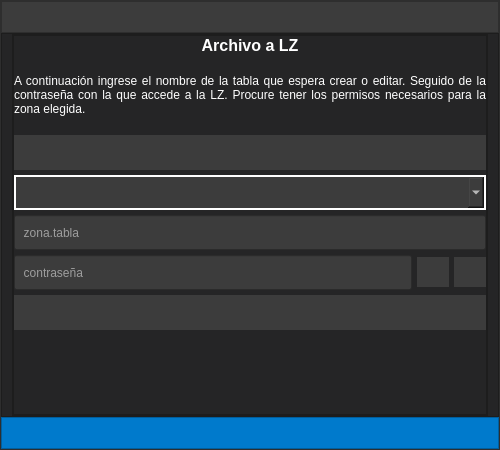
<?xml version="1.0" encoding="UTF-8"?>
<ui version="4.0">
 <class>MainWindow</class>
 <widget class="QMainWindow" name="MainWindow">
  <property name="geometry">
   <rect>
    <x>0</x>
    <y>0</y>
    <width>500</width>
    <height>450</height>
   </rect>
  </property>
  <property name="windowTitle">
   <string>MainWindow</string>
  </property>
  <widget class="QWidget" name="centralwidget">
   <property name="sizePolicy">
    <sizepolicy hsizetype="Expanding" vsizetype="Expanding">
     <horstretch>0</horstretch>
     <verstretch>0</verstretch>
    </sizepolicy>
   </property>
   <property name="styleSheet">
    <string notr="true">QFrame {
	color:#FFFFFF;
	background-color: #3c3c3c;
	opacity: 0;
}
QLineEdit {
	color:#FFFFFF;
	font: 10pt &quot;Segoe UI&quot;;
	background-color: #3c3c3c;
	opacity: 0;
}
QComboBox{
	font: 10pt &quot;Segoe UI&quot;;
	color:#FFFFFF;
	background-color: #3c3c3c;
	border: 2px solid white;
}
QPushButton{
	background-color: #000000ff;
	color:#ffffff;
	font: 9pt &quot;Segoe UI&quot;;
	border:20px;
}
QPushButton:hover {
	background-color: #454646;
	border-radius: 5px
}</string>
   </property>
   <layout class="QHBoxLayout" name="horizontalLayout_4">
    <property name="leftMargin">
     <number>0</number>
    </property>
    <property name="topMargin">
     <number>0</number>
    </property>
    <property name="rightMargin">
     <number>0</number>
    </property>
    <property name="bottomMargin">
     <number>0</number>
    </property>
    <item>
     <widget class="QFrame" name="principalFrame">
      <property name="sizePolicy">
       <sizepolicy hsizetype="Preferred" vsizetype="Preferred">
        <horstretch>0</horstretch>
        <verstretch>0</verstretch>
       </sizepolicy>
      </property>
      <property name="minimumSize">
       <size>
        <width>500</width>
        <height>450</height>
       </size>
      </property>
      <property name="maximumSize">
       <size>
        <width>500</width>
        <height>16777215</height>
       </size>
      </property>
      <property name="styleSheet">
       <string notr="true">background-color: #3c3c3c;</string>
      </property>
      <property name="frameShape">
       <enum>QFrame::StyledPanel</enum>
      </property>
      <property name="frameShadow">
       <enum>QFrame::Raised</enum>
      </property>
      <layout class="QVBoxLayout" name="verticalLayout_2">
       <property name="spacing">
        <number>0</number>
       </property>
       <property name="leftMargin">
        <number>0</number>
       </property>
       <property name="topMargin">
        <number>0</number>
       </property>
       <property name="rightMargin">
        <number>0</number>
       </property>
       <property name="bottomMargin">
        <number>0</number>
       </property>
       <item>
        <widget class="QFrame" name="fm_title">
         <property name="minimumSize">
          <size>
           <width>0</width>
           <height>32</height>
          </size>
         </property>
         <property name="maximumSize">
          <size>
           <width>16777215</width>
           <height>32</height>
          </size>
         </property>
         <property name="styleSheet">
          <string notr="true">QPushButton{
	background-color: #000000ff;
	color:#ffffff;
	font: 9pt &quot;Segoe UI&quot;;
	border:20px;
}

QPushButton:hover {
	background-color: #454646;
	border-radius: 5px
}

QLabel {
	color:#ffffff;
	font: 9pt &quot;Segoe UI&quot;;
}
</string>
         </property>
         <property name="frameShape">
          <enum>QFrame::StyledPanel</enum>
         </property>
         <property name="frameShadow">
          <enum>QFrame::Raised</enum>
         </property>
         <layout class="QHBoxLayout" name="horizontalLayout">
          <property name="spacing">
           <number>5</number>
          </property>
          <property name="leftMargin">
           <number>10</number>
          </property>
          <property name="topMargin">
           <number>0</number>
          </property>
          <property name="rightMargin">
           <number>10</number>
          </property>
          <property name="bottomMargin">
           <number>0</number>
          </property>
         </layout>
        </widget>
       </item>
       <item>
        <widget class="QFrame" name="fm_principal">
         <property name="minimumSize">
          <size>
           <width>0</width>
           <height>42</height>
          </size>
         </property>
         <property name="styleSheet">
          <string notr="true">QFrame{
	background-color:#252526;
}

QPlainTextEdit {
	border: none;
	color: #ffffff;
	font: 10pt &quot;Segoe UI&quot;;
}

QLabel{
	color: #ffffff;
	font: 10pt &quot;Segoe UI&quot;;
}

QScrollArea {
	background-color:#252526;
	border: none;
	color: #ffffff;
	font: 10pt &quot;Segoe UI&quot;;
}</string>
         </property>
         <property name="frameShape">
          <enum>QFrame::StyledPanel</enum>
         </property>
         <property name="frameShadow">
          <enum>QFrame::Raised</enum>
         </property>
         <layout class="QVBoxLayout" name="verticalLayout_3">
          <property name="spacing">
           <number>5</number>
          </property>
          <property name="leftMargin">
           <number>10</number>
          </property>
          <property name="topMargin">
           <number>0</number>
          </property>
          <property name="rightMargin">
           <number>10</number>
          </property>
          <property name="bottomMargin">
           <number>0</number>
          </property>
          <item>
           <widget class="QFrame" name="fm_lz">
            <property name="frameShape">
             <enum>QFrame::StyledPanel</enum>
            </property>
            <property name="frameShadow">
             <enum>QFrame::Raised</enum>
            </property>
            <layout class="QVBoxLayout" name="verticalLayout">
             <property name="spacing">
              <number>5</number>
             </property>
             <property name="leftMargin">
              <number>0</number>
             </property>
             <property name="topMargin">
              <number>0</number>
             </property>
             <property name="rightMargin">
              <number>0</number>
             </property>
             <property name="bottomMargin">
              <number>0</number>
             </property>
             <item>
              <widget class="QFrame" name="fm_carga">
               <property name="frameShape">
                <enum>QFrame::StyledPanel</enum>
               </property>
               <property name="frameShadow">
                <enum>QFrame::Raised</enum>
               </property>
               <layout class="QVBoxLayout" name="verticalLayout_4">
                <property name="spacing">
                 <number>5</number>
                </property>
                <property name="leftMargin">
                 <number>0</number>
                </property>
                <property name="topMargin">
                 <number>0</number>
                </property>
                <property name="rightMargin">
                 <number>0</number>
                </property>
                <item>
                 <widget class="QLabel" name="lbl_title">
                  <property name="maximumSize">
                   <size>
                    <width>16777215</width>
                    <height>40</height>
                   </size>
                  </property>
                  <property name="font">
                   <font>
                    <family>Segoe UI</family>
                    <pointsize>12</pointsize>
                    <weight>50</weight>
                    <italic>false</italic>
                    <bold>false</bold>
                   </font>
                  </property>
                  <property name="styleSheet">
                   <string notr="true">QLabel {
 font: 12pt
}</string>
                  </property>
                  <property name="text">
                   <string>&lt;b&gt;Archivo a LZ&lt;/b&gt;</string>
                  </property>
                  <property name="alignment">
                   <set>Qt::AlignCenter</set>
                  </property>
                 </widget>
                </item>
                <item>
                 <widget class="QLabel" name="lbl_enun">
                  <property name="sizePolicy">
                   <sizepolicy hsizetype="Preferred" vsizetype="Expanding">
                    <horstretch>0</horstretch>
                    <verstretch>0</verstretch>
                   </sizepolicy>
                  </property>
                  <property name="text">
                   <string>A continuación ingrese el nombre de la tabla que espera crear o editar. Seguido de la contraseña con la que accede a la LZ. Procure tener los permisos necesarios para la zona elegida. </string>
                  </property>
                  <property name="scaledContents">
                   <bool>false</bool>
                  </property>
                  <property name="alignment">
                   <set>Qt::AlignJustify|Qt::AlignVCenter</set>
                  </property>
                  <property name="wordWrap">
                   <bool>true</bool>
                  </property>
                 </widget>
                </item>
                <item>
                 <widget class="QPushButton" name="bt_abrir">
                  <property name="sizePolicy">
                   <sizepolicy hsizetype="Expanding" vsizetype="Fixed">
                    <horstretch>0</horstretch>
                    <verstretch>0</verstretch>
                   </sizepolicy>
                  </property>
                  <property name="minimumSize">
                   <size>
                    <width>0</width>
                    <height>35</height>
                   </size>
                  </property>
                  <property name="toolTip">
                   <string extracomment="Cerar">Elegir archivo</string>
                  </property>
                  <property name="styleSheet">
                   <string notr="true">QPushButton:hover {
	background-color: #3b83bd;
}</string>
                  </property>
                  <property name="text">
                   <string/>
                  </property>
                  <property name="icon">
                   <iconset>
                    <normaloff>Resources/folder.png</normaloff>Resources/folder.png</iconset>
                  </property>
                  <property name="iconSize">
                   <size>
                    <width>30</width>
                    <height>30</height>
                   </size>
                  </property>
                 </widget>
                </item>
                <item>
                 <widget class="QComboBox" name="comboBox">
                  <property name="sizePolicy">
                   <sizepolicy hsizetype="Preferred" vsizetype="Fixed">
                    <horstretch>0</horstretch>
                    <verstretch>35</verstretch>
                   </sizepolicy>
                  </property>
                  <property name="minimumSize">
                   <size>
                    <width>256</width>
                    <height>35</height>
                   </size>
                  </property>
                  <property name="maximumSize">
                   <size>
                    <width>16777215</width>
                    <height>35</height>
                   </size>
                  </property>
                  <property name="font">
                   <font>
                    <family>Segoe UI</family>
                    <pointsize>10</pointsize>
                    <weight>50</weight>
                    <italic>false</italic>
                    <bold>false</bold>
                   </font>
                  </property>
                  <property name="currentText">
                   <string/>
                  </property>
                 </widget>
                </item>
                <item>
                 <widget class="QLineEdit" name="qle_tabla">
                  <property name="minimumSize">
                   <size>
                    <width>256</width>
                    <height>35</height>
                   </size>
                  </property>
                  <property name="maximumSize">
                   <size>
                    <width>2566</width>
                    <height>35</height>
                   </size>
                  </property>
                  <property name="toolTip">
                   <string>Nombre tabla</string>
                  </property>
                  <property name="alignment">
                   <set>Qt::AlignLeading|Qt::AlignLeft|Qt::AlignVCenter</set>
                  </property>
                  <property name="placeholderText">
                   <string extracomment="Buscar">  zona.tabla</string>
                  </property>
                 </widget>
                </item>
                <item>
                 <layout class="QHBoxLayout" name="horizontalLayout_5">
                  <property name="spacing">
                   <number>5</number>
                  </property>
                  <item>
                   <widget class="QLineEdit" name="qle_password">
                    <property name="minimumSize">
                     <size>
                      <width>256</width>
                      <height>35</height>
                     </size>
                    </property>
                    <property name="maximumSize">
                     <size>
                      <width>2566</width>
                      <height>35</height>
                     </size>
                    </property>
                    <property name="toolTip">
                     <string>Contraseña</string>
                    </property>
                    <property name="echoMode">
                     <enum>QLineEdit::Password</enum>
                    </property>
                    <property name="alignment">
                     <set>Qt::AlignLeading|Qt::AlignLeft|Qt::AlignVCenter</set>
                    </property>
                    <property name="placeholderText">
                     <string extracomment="Buscar">  contraseña</string>
                    </property>
                   </widget>
                  </item>
                  <item>
                   <widget class="QPushButton" name="bt_ver">
                    <property name="sizePolicy">
                     <sizepolicy hsizetype="Fixed" vsizetype="Fixed">
                      <horstretch>0</horstretch>
                      <verstretch>0</verstretch>
                     </sizepolicy>
                    </property>
                    <property name="minimumSize">
                     <size>
                      <width>30</width>
                      <height>30</height>
                     </size>
                    </property>
                    <property name="maximumSize">
                     <size>
                      <width>16777215</width>
                      <height>30</height>
                     </size>
                    </property>
                    <property name="toolTip">
                     <string extracomment="Cerar">Mostrar</string>
                    </property>
                    <property name="styleSheet">
                     <string notr="true">QPushButton:hover {
	background-color: #3b83bd;
}</string>
                    </property>
                    <property name="text">
                     <string/>
                    </property>
                    <property name="icon">
                     <iconset>
                      <normaloff>Resources/eye.png</normaloff>Resources/eye.png</iconset>
                    </property>
                    <property name="iconSize">
                     <size>
                      <width>30</width>
                      <height>30</height>
                     </size>
                    </property>
                   </widget>
                  </item>
                  <item>
                   <widget class="QPushButton" name="bt_nover">
                    <property name="sizePolicy">
                     <sizepolicy hsizetype="Fixed" vsizetype="Fixed">
                      <horstretch>0</horstretch>
                      <verstretch>0</verstretch>
                     </sizepolicy>
                    </property>
                    <property name="minimumSize">
                     <size>
                      <width>30</width>
                      <height>30</height>
                     </size>
                    </property>
                    <property name="maximumSize">
                     <size>
                      <width>16777215</width>
                      <height>30</height>
                     </size>
                    </property>
                    <property name="toolTip">
                     <string extracomment="Cerar">Ocultar</string>
                    </property>
                    <property name="styleSheet">
                     <string notr="true">QPushButton:hover {
	background-color: #3b83bd;
}</string>
                    </property>
                    <property name="text">
                     <string/>
                    </property>
                    <property name="icon">
                     <iconset>
                      <normaloff>Resources/no-eye.png</normaloff>Resources/no-eye.png</iconset>
                    </property>
                    <property name="iconSize">
                     <size>
                      <width>30</width>
                      <height>30</height>
                     </size>
                    </property>
                   </widget>
                  </item>
                 </layout>
                </item>
                <item>
                 <widget class="QPushButton" name="bt_subir">
                  <property name="minimumSize">
                   <size>
                    <width>0</width>
                    <height>35</height>
                   </size>
                  </property>
                  <property name="maximumSize">
                   <size>
                    <width>16777215</width>
                    <height>35</height>
                   </size>
                  </property>
                  <property name="toolTip">
                   <string>Subir a LZ</string>
                  </property>
                  <property name="styleSheet">
                   <string notr="true">QPushButton:hover {
	background-color: #3b83bd;
}</string>
                  </property>
                  <property name="text">
                   <string/>
                  </property>
                  <property name="icon">
                   <iconset>
                    <normaloff>Resources/upload.png</normaloff>Resources/upload.png</iconset>
                  </property>
                  <property name="iconSize">
                   <size>
                    <width>30</width>
                    <height>30</height>
                   </size>
                  </property>
                 </widget>
                </item>
                <item>
                 <widget class="QLabel" name="lbl_status">
                  <property name="sizePolicy">
                   <sizepolicy hsizetype="Preferred" vsizetype="Expanding">
                    <horstretch>0</horstretch>
                    <verstretch>0</verstretch>
                   </sizepolicy>
                  </property>
                  <property name="text">
                   <string/>
                  </property>
                 </widget>
                </item>
               </layout>
              </widget>
             </item>
            </layout>
           </widget>
          </item>
         </layout>
        </widget>
       </item>
       <item>
        <widget class="QFrame" name="fm_bar">
         <property name="minimumSize">
          <size>
           <width>20</width>
           <height>32</height>
          </size>
         </property>
         <property name="maximumSize">
          <size>
           <width>16777215</width>
           <height>32</height>
          </size>
         </property>
         <property name="styleSheet">
          <string notr="true">QFrame {
	background-color: #007acc;
}

QPushButton {
	background-color: #000000ff;
	color:#ffffff;
	font: 9pt &quot;Segoe UI&quot;;
	border: none;
	padding: 0; 
}

QLabel {
	color:#ffffff;
	font: 9pt &quot;Segoe UI&quot;;
}

</string>
         </property>
         <property name="frameShape">
          <enum>QFrame::StyledPanel</enum>
         </property>
         <property name="frameShadow">
          <enum>QFrame::Raised</enum>
         </property>
         <layout class="QHBoxLayout" name="horizontalLayout_2">
          <property name="spacing">
           <number>5</number>
          </property>
          <property name="leftMargin">
           <number>10</number>
          </property>
          <property name="topMargin">
           <number>0</number>
          </property>
          <property name="rightMargin">
           <number>10</number>
          </property>
          <property name="bottomMargin">
           <number>0</number>
          </property>
          <item>
           <widget class="QLabel" name="lbl_estado">
            <property name="text">
             <string/>
            </property>
           </widget>
          </item>
         </layout>
        </widget>
       </item>
      </layout>
     </widget>
    </item>
   </layout>
  </widget>
  <action name="actionNuevo2">
   <property name="text">
    <string>Nuevo</string>
   </property>
   <property name="shortcut">
    <string>Ctrl+Q</string>
   </property>
  </action>
 </widget>
 <resources/>
 <connections/>
</ui>
